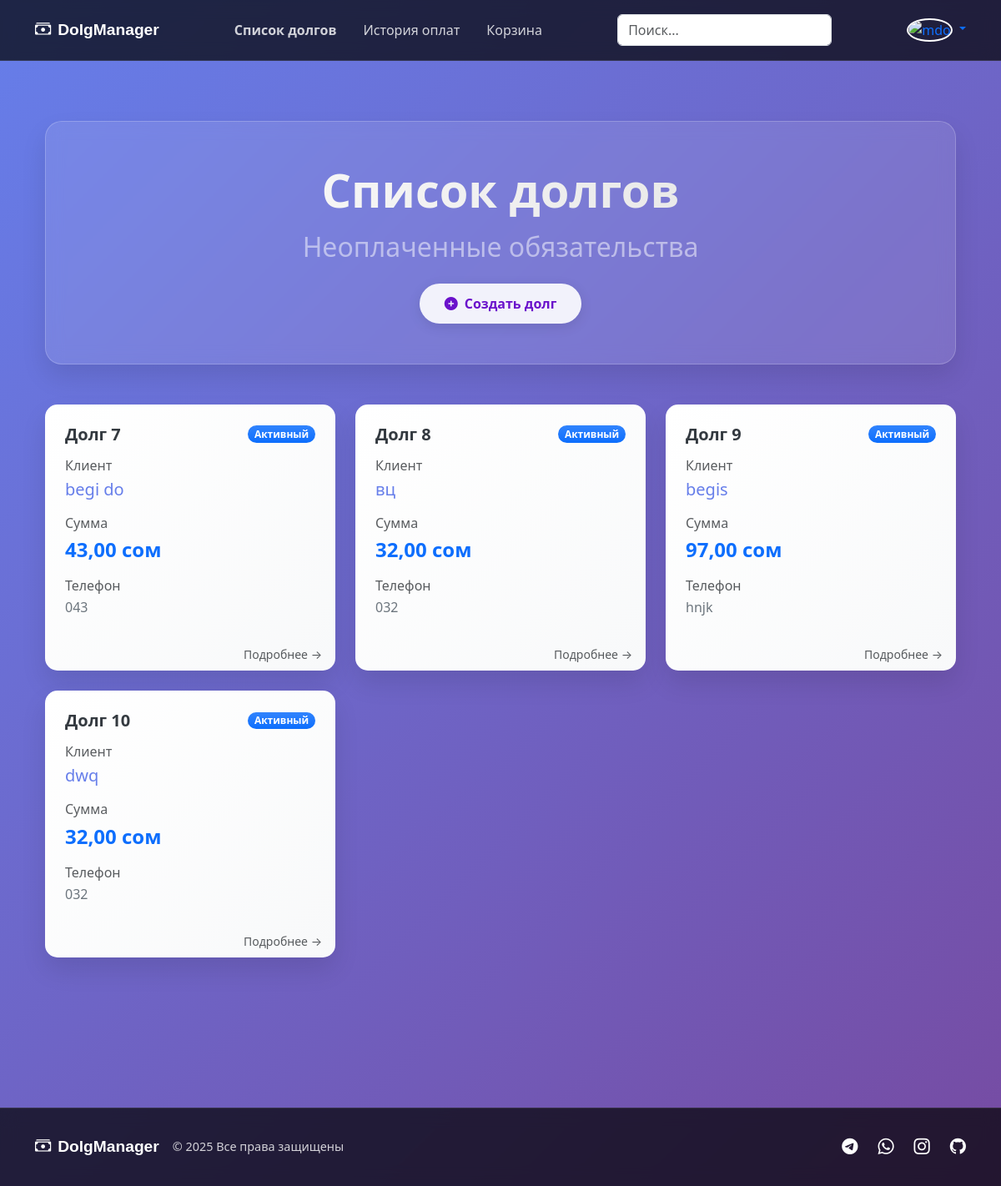
Before: /list-dolg/ (signed in) with the older database file.
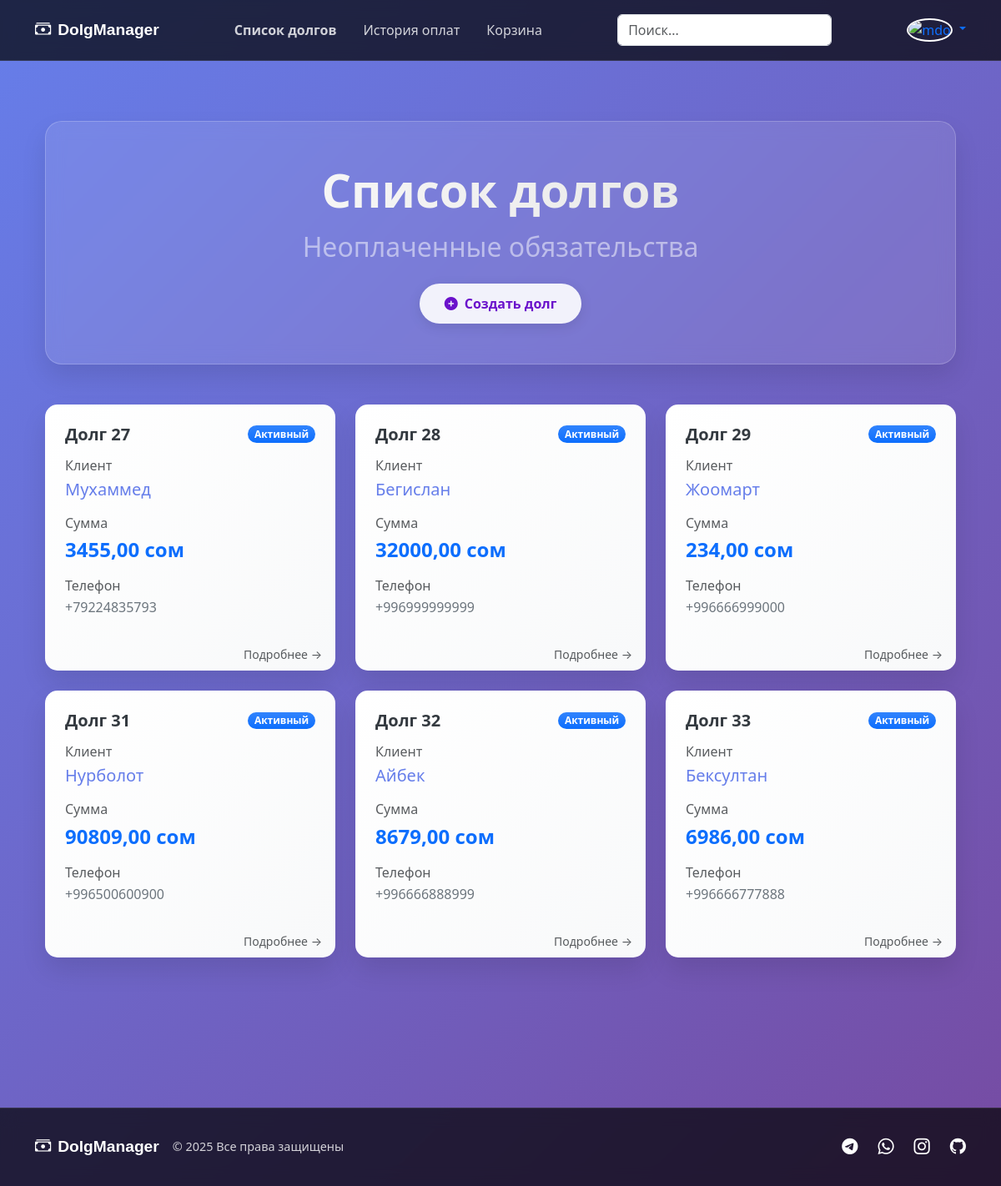
After: the same page with the newer database file.
### core/models.py (models this page shows, shortened)
class Dolg(models.Model):
    user = models.ForeignKey('UserIndexMagazine', on_delete=models.CASCADE, verbose_name='Кассир')
    client = models.CharField(max_length=255, verbose_name='Карыз алган адам')
    phone_number = models.CharField(max_length=255, verbose_name='Номер телефона', default='0')
    summa = models.DecimalField(max_digits=10, decimal_places=2, verbose_name='Сумма')
    description = models.TextField(verbose_name='Описание')
    date_create = models.DateTimeField(auto_now_add=True, verbose_name='Дата создание')
    is_history = models.BooleanField(default=False, verbose_name="Из история")
    date_add_history = models.DateField(blank=True, null=True, verbose_name="Дата добавление истории")
    user_history = models.ForeignKey('UserIndexMagazine', on_delete=models.CASCADE, blank=True, null=True, related_name='user_history', verbose_name='Кассир доб. истории')
    is_deleted = models.BooleanField(default=False, verbose_name='Из удаление')
    deleted_comment = models.TextField(verbose_name='Комментарий удаление', blank=True)
    date_deleted = models.DateTimeField(blank=True, null=True, verbose_name='Дата удаление')
    user_deleted = models.ForeignKey('UserIndexMagazine', on_delete=models.CASCADE, blank=True, null=True, related_name='user_deleted', verbose_name='Кассир удаление')
    payment_comment = models.TextField(verbose_name='Комментарий к оплате', blank=True)

### core/views.py (the view)
# urls.py: path('list-dolg/', ListDolg.as_view(), name="list-dolg"),
class ListDolg(LoginRequiredMixin, View):
    login_url = reverse_lazy('login')  # URL to redirect to for login
    def get(self, request):
        user_index_magazine = request.user.userindexmagazine_set.first()
        object_list = Dolg.objects.filter(user=user_index_magazine, is_history=False)
        return render(request, 'list/list-dolg.html', {'object_list': object_list})

### core/templates/list/list-dolg.html (shortened to what this page needs)
{% extends 'base.html' %}
{% block content %}
<link href="https://cdn.jsdelivr.net/npm/bootstrap@5.3.3/dist/css/bootstrap.min.css" rel="stylesheet">
<link rel="stylesheet" href="https://cdnjs.cloudflare.com/ajax/libs/animate.css/4.1.1/animate.min.css"/>
<div class="container py-5">
    <div class="header-section animate__animated animate__fadeIn">
        <h1 class="display-4 fw-bold gradient-text mb-3">Список долгов</h1>
        <h2 class="fw-light text-white-50 mb-4">Неоплаченные обязательства</h2>
        <a href="{% url 'create-dolg' %}" class="btn btn-create animate__animated animate__pulse animate__infinite">
            <i class="fas fa-plus-circle me-2"></i>Создать долг
        </a>
    </div>
    <div class="row g-4">
        {% for data in object_list %}
            <div class="col-md-6 col-lg-4 animate__animated animate__fadeInUp" style="animation-delay: {{ forloop.counter0|divisibleby:2|yesno:'0.1s,0.2s' }}">
                <a href="{% url 'detail-dolg' data.id %}" class="debt-card-link">
                    <div class="card h-100">
                        <div class="card-body">
                            <div class="d-flex justify-content-between align-items-center mb-3">
                                <h5 class="card-title mb-0">Долг {{ data.id }}</h5>
                                <span class="badge bg-primary bg-gradient rounded-pill">Активный</span>
                            </div>
                            <div class="mb-3">
                                <h6 class="text-muted mb-1">Клиент</h6>
                                <p class="card-text fs-5" style="color:#667eea;">{{ data.client }}</p>
                            </div>
                            <div class="mb-3">
                                <h6 class="text-muted mb-1">Сумма</h6>
                                <p class="card-text fs-4 fw-bold text-primary">{{ data.summa }} сом</p>
                            </div>
                            <div>
                                <h6 class="text-muted mb-1">Телефон</h6>
                                <p class="card-text">{{ data.phone_number }}</p>
                            </div>
                        </div>
                        <div class="card-footer bg-transparent border-top-0 text-end">
                            <small class="text-muted">Подробнее →</small>
                        </div>
                    </div>
                </a>
            </div>
        {% endfor %}
    </div>
</div>
{% endblock %}

Changed rows visible on the page:
removed Dolg: id "7", client "begi do", summa "43,00", phone_number "043"
removed Dolg: id "8", client "вц", summa "32,00", phone_number "032"
removed Dolg: id "9", client "begis", summa "97,00", phone_number "hnjk"
removed Dolg: id "10", client "dwq", summa "32,00", phone_number "032"
added Dolg: id "27", client "Мухаммед", summa "3455,00", phone_number "+79224835793"
added Dolg: id "28", client "Бегислан", summa "32000,00", phone_number "+996999999999"
added Dolg: id "29", client "Жоомарт", summa "234,00", phone_number "+996666999000"
added Dolg: id "31", client "Нурболот", summa "90809,00", phone_number "+996500600900"
added Dolg: id "32", client "Айбек", summa "8679,00", phone_number "+996666888999"
added Dolg: id "33", client "Бексултан", summa "6986,00", phone_number "+996666777888"
